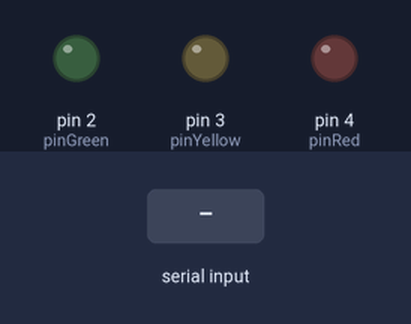
A sketch run on a simulated Arduino Uno, built with avr-gcc and run on an emulated ATmega328P. Parts: output pins drawn as LEDs (lit = HIGH). Inputs (shaded band) come from the test bench.

Above: at 1.2 s.
1.3 s: "LED_GREEN" received over Serial
At 3.5 s:
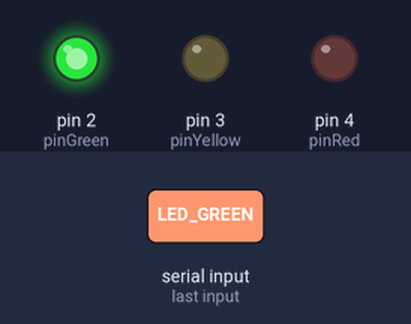
3.8 s: "LED_YELLOW" received over Serial
At 5.6 s:
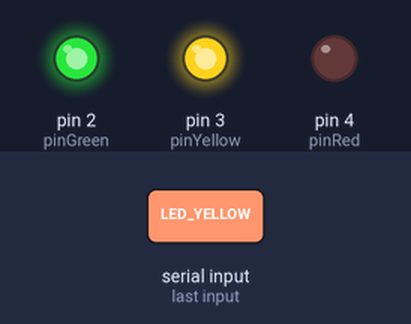
6.3 s: "LED_RED" received over Serial
At 8.5 s:
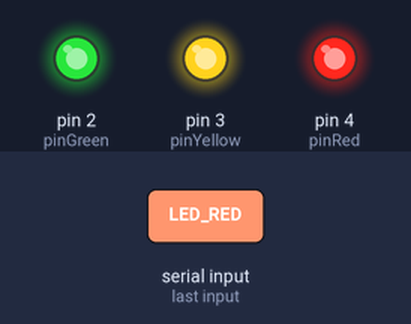
8.8 s: "LED_GREEN" received over Serial
At 10.6 s:
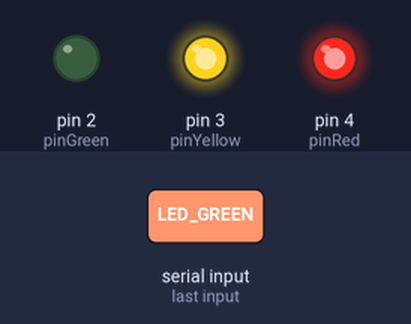
11.3 s: "LED_YELLOW" received over Serial
At 13.7 s:
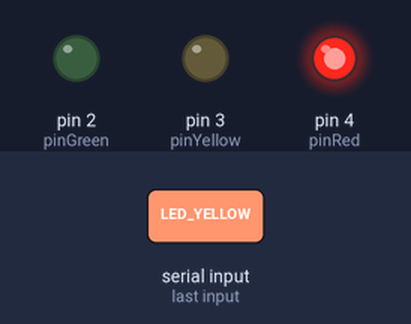
Timing chart, 0 to 14.8 s (numbered marks = the images above; inputs shaded):
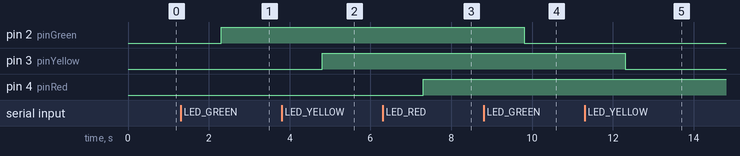

The sketch:

sketch.ino
```cpp
const int pinGreen = 2;
const int pinYellow = 3;
const int pinRed = 4;

const int numLeds = 3;

int ledStates[numLeds] = {LOW, LOW, LOW};
const int ledPins[numLeds] = {pinGreen, pinYellow, pinRed};

void setup() {
  for (int i = 0; i < numLeds; i++) {
    pinMode(ledPins[i], OUTPUT);
  }
  Serial.begin(9600);
}

void loop() {
  if (Serial.available() > 0) {
    String value = Serial.readString();
    value.trim();

    if (value.equals("LED_GREEN")) {
      toggleLed(0);
    } else if (value.equals("LED_YELLOW")) {
      toggleLed(1);
    } else if (value.equals("LED_RED")) {
      toggleLed(2);
    }
  }
}

void toggleLed(int ledIndex) {
  ledStates[ledIndex] = (ledStates[ledIndex] == LOW) ? HIGH : LOW;
  digitalWrite(ledPins[ledIndex], ledStates[ledIndex]);
}
```

Measured:
- after the input at 1.3 s, pin 2 (pinGreen): LOW → HIGH after 1.0 s
- after the input at 3.8 s, pin 3 (pinYellow): LOW → HIGH after 1.0 s
- after the input at 6.3 s, pin 4 (pinRed): LOW → HIGH after 1.0 s
- after the input at 8.8 s, pin 2 (pinGreen): HIGH → LOW after 1.0 s
- after the input at 11.3 s, pin 3 (pinYellow): HIGH → LOW after 1.0 s
